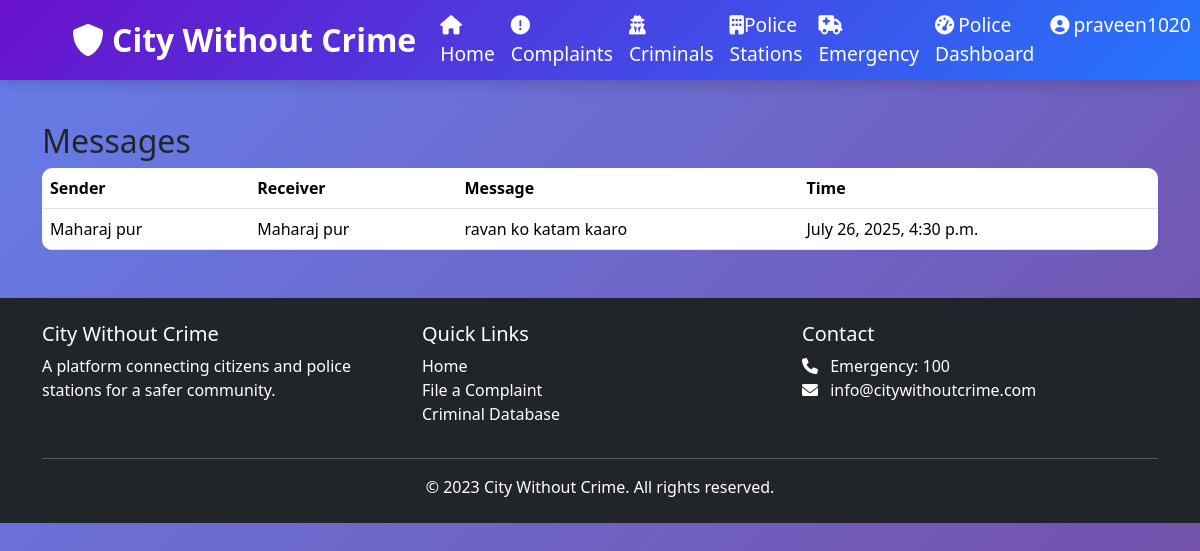
Page /messages/ (signed in) on the earlier database version.
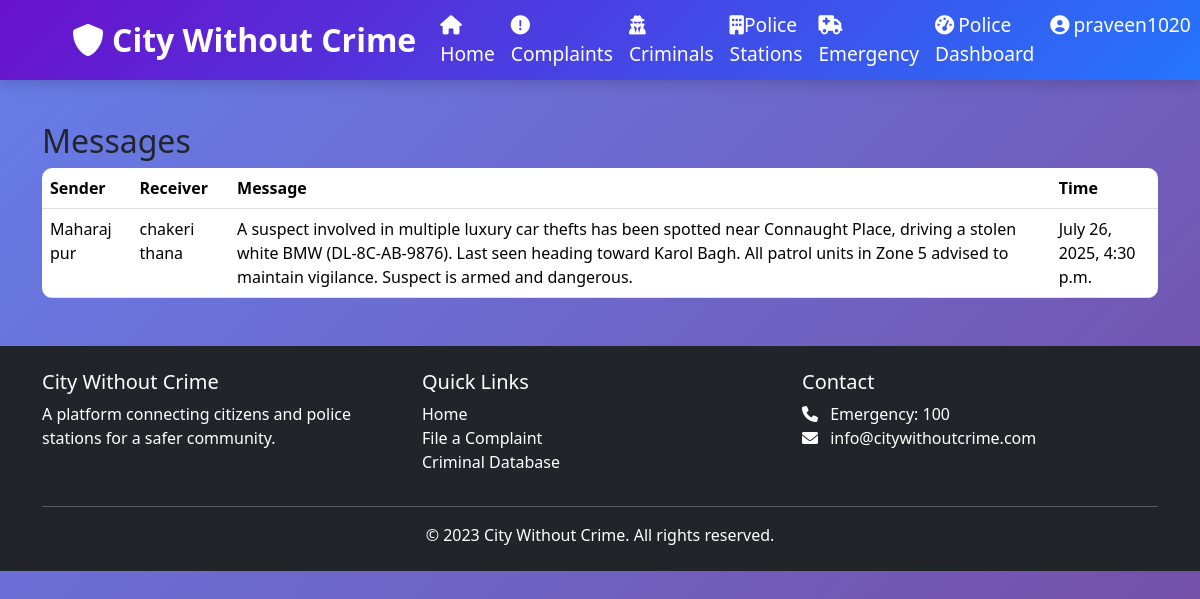
Same page on the later database version.
### cwc_app/models.py (models this page shows, shortened)
class StationMessage(models.Model):
    sender = models.ForeignKey(PoliceStation, on_delete=models.CASCADE, related_name='sent_messages')
    receiver = models.ForeignKey(PoliceStation, on_delete=models.CASCADE, related_name='received_messages')
    subject = models.CharField(max_length=200)
    message = models.TextField()
    created_at = models.DateTimeField(auto_now_add=True)
    is_read = models.BooleanField(default=False)

class PoliceStation(models.Model):
    name = models.CharField(max_length=100)
    address = models.TextField()
    contact_number = models.CharField(max_length=15)
    email = models.EmailField()
    jurisdiction = models.CharField(max_length=100)
    created_at = models.DateTimeField(auto_now_add=True)
    def __str__(self):
        return self.name

### cwc_app/views.py (the view)
# urls.py: path('messages/', views.message_list, name='message_list'),
def message_list(request):
    if not request.user.is_police:
        return redirect('home')
    station = request.user.station
    message = StationMessage.objects.filter(
        Q(receiver=station) | Q(sender=station)
    ).order_by('-created_at')
    return render(request, 'dashboard/message_list.html', {'message': message})

### templates/dashboard/message_list.html
{% extends 'base.html' %}
{% block content %}
<h2>Messages</h2>
<table class="table">
    <thead>
        <tr>
            <th>Sender</th>
            <th>Receiver</th>
            <th>Message</th>
            <th>Time</th>
        </tr>
    </thead>
    <tbody>
        {% for msg in message %}
        <tr>
            <td>{{ msg.sender }}</td>
            <td>{{ msg.receiver }}</td>
            <td>{{ msg.message }}</td>
            <td>{{ msg.created_at }}</td>
        </tr>
        {% endfor %}
    </tbody>
</table>
{% endblock %}

Differences in the rows shown:
changed StationMessage "Maharaj pur": receiver "Maharaj pur" → "chakeri thana"; message "ravan ko katam kaaro" → "A suspect involved in multiple luxury car thefts has been spotted near Connaught Place, driving a stolen white BMW (DL-8C-AB-9876). Last seen heading toward Karol Bagh. All patrol units in Zone 5 advised to maintain vigilance. Suspect is armed and dangerous."
